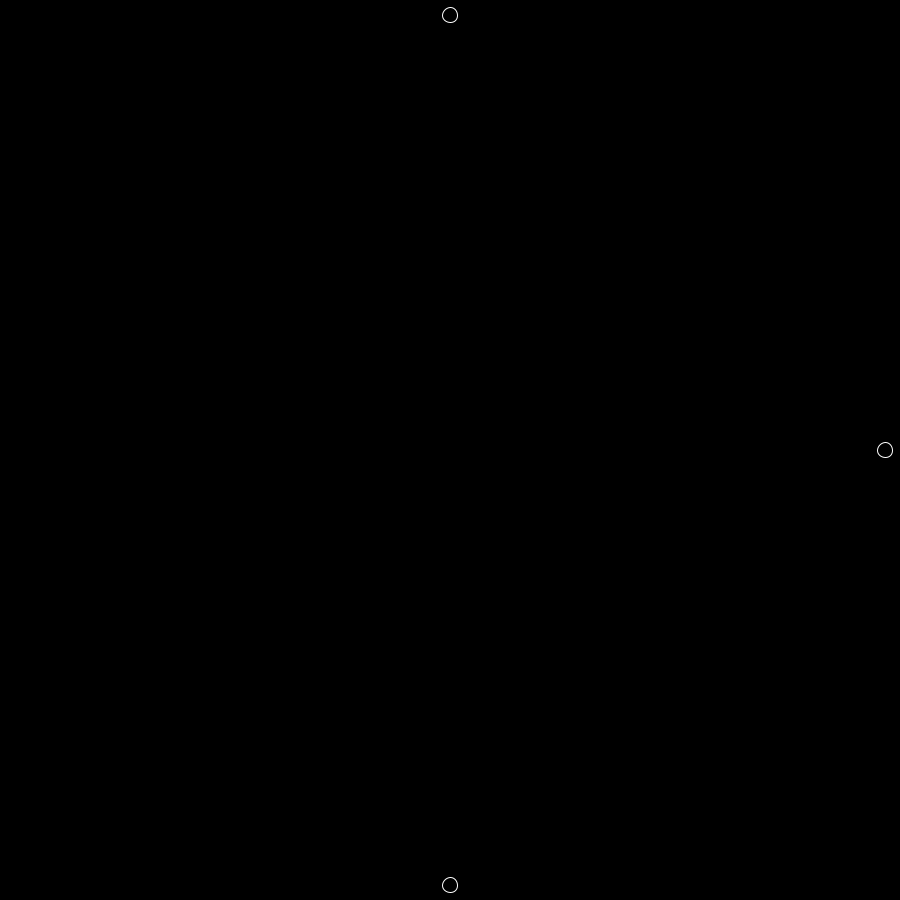
Frame 1 (no input)
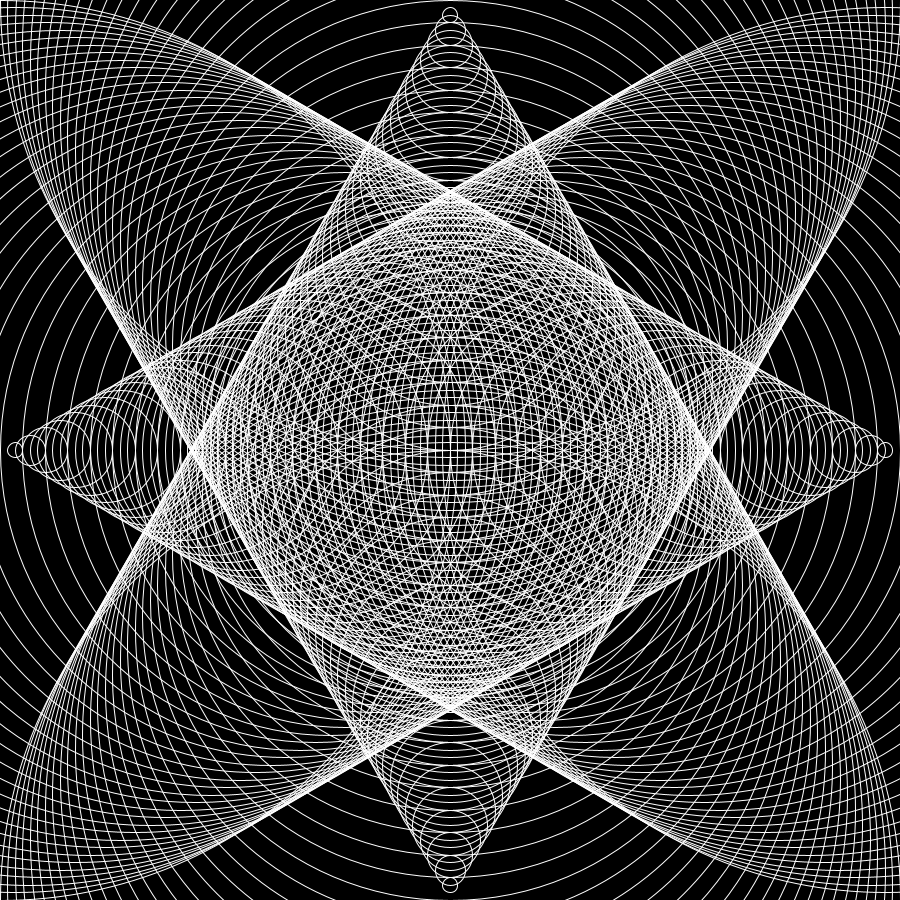
Frame 60 (the mouse pressed at the canvas centre just before this capture)
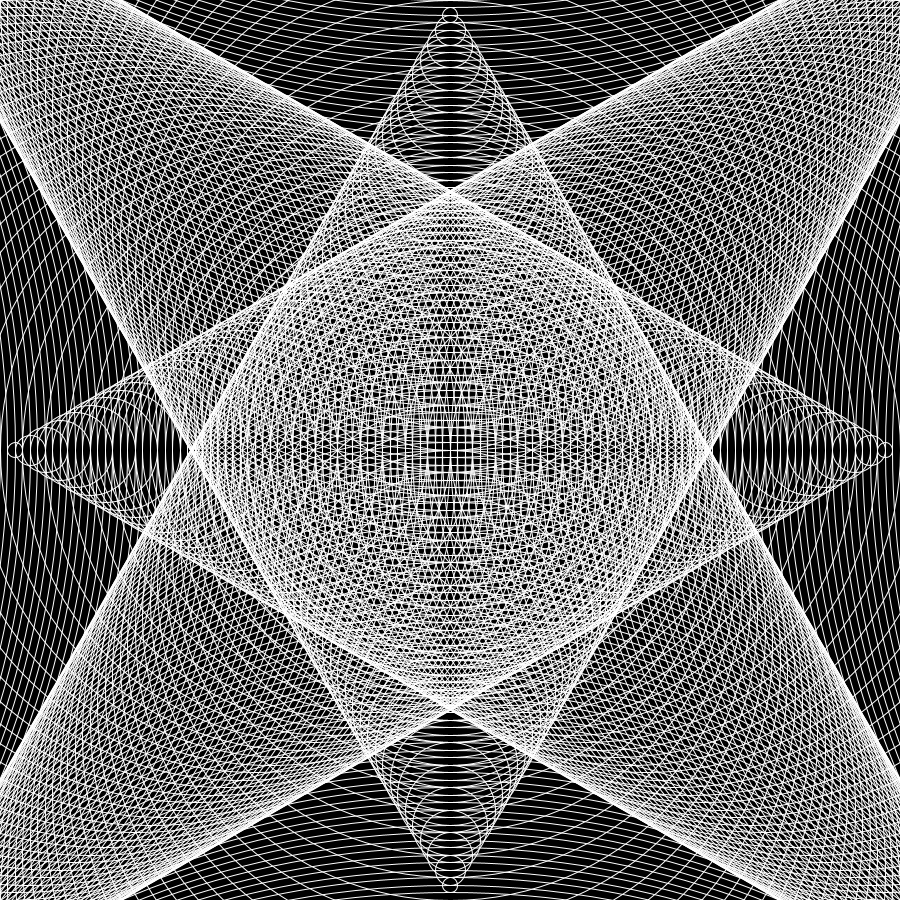
Frame 120 (the mouse held since frame 60 and released just before this capture)

The Processing sketch that drew these frames (run headless with seeded random() and noise(); from frame 60 on, the mouse is pressed at the canvas centre):

// Processing sketch: processing_133907
// ── processing_133907.pde

int aumenta = 0;
void setup(){
  background(0,0,0);
size(900,900);
}
void draw(){
  noFill();
   stroke(255,255,255);
ellipse(aumenta,height/2,aumenta,aumenta);
aumenta+=15;
ellipse(width/2,aumenta,aumenta,aumenta);
 ellipse(width-aumenta,height/2,aumenta,aumenta);
ellipse(width/2,height-aumenta,aumenta,aumenta);
}
